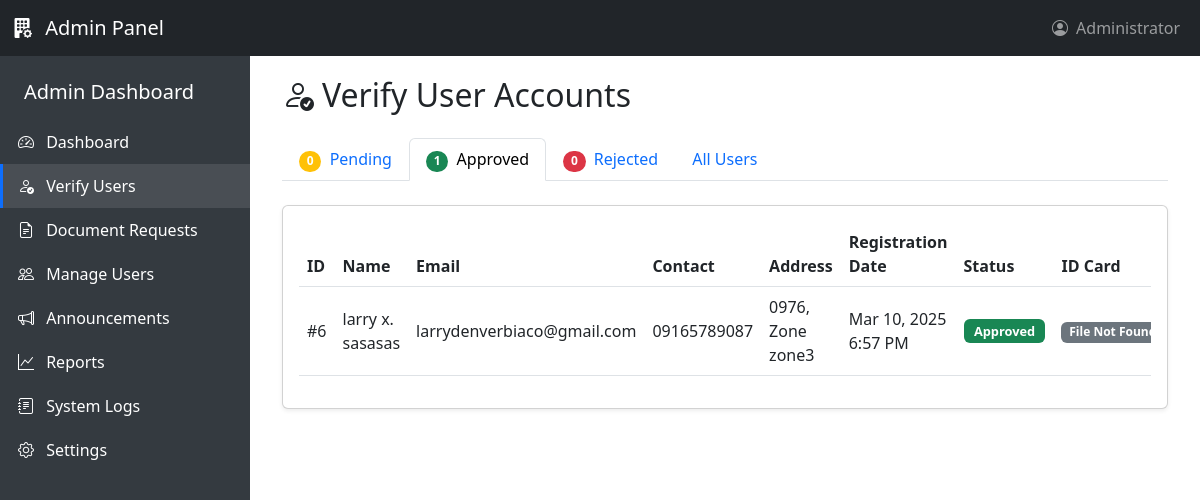
Page /Admin/view/verify-users.php?status=active on the earlier database version.
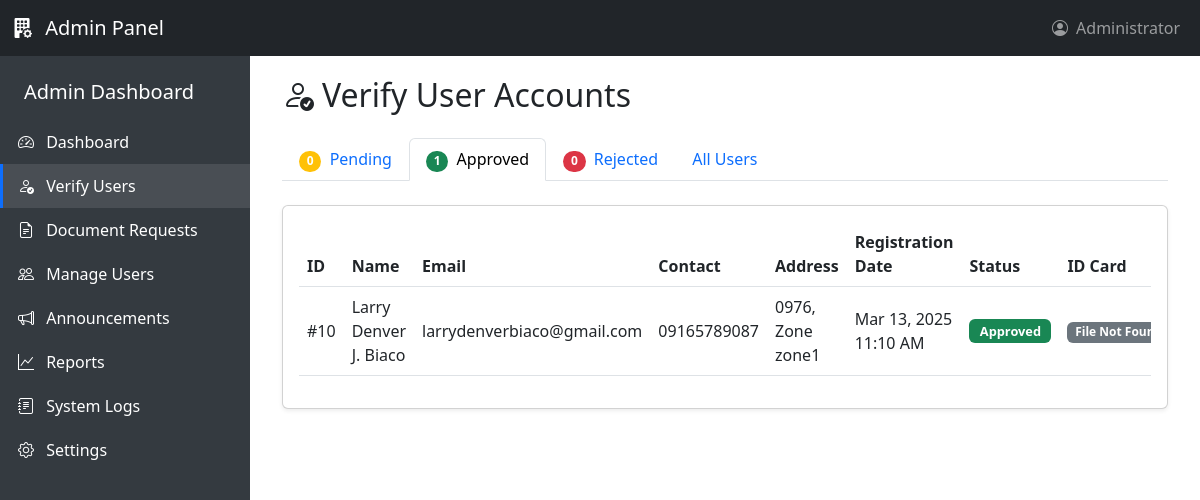
Same page on the later database version.
### tables this page shows
CREATE TABLE `users` (
  `user_id` int(11) NOT NULL,
  `email` varchar(100) NOT NULL,
  `password` varchar(255) NOT NULL,
  `first_name` varchar(50) NOT NULL,
  `middle_name` varchar(50) DEFAULT NULL,
  `last_name` varchar(50) NOT NULL,
  `birthday` date NOT NULL,
  `gender` enum('male','female','other') NOT NULL,
  `contact_number` varchar(15) NOT NULL,
  `zone` varchar(20) NOT NULL,
  `house_number` varchar(50) NOT NULL,
  `id_path` varchar(255) NOT NULL,
  `user_type` enum('resident','staff','admin') NOT NULL DEFAULT 'resident',
  `status` enum('active','inactive','pending') NOT NULL DEFAULT 'pending',
  `created_at` timestamp NOT NULL DEFAULT current_timestamp(),
  `updated_at` timestamp NOT NULL DEFAULT current_timestamp() ON UPDATE current_timestamp(),
  `profile_pic` varchar(255) DEFAULT NULL
);

### Admin/view/verify-users.php (the view, shortened to what the changed rows need)
<?php
$servername = "localhost";
$username = "root";
$password = "";
$dbname = "barangay_request_system";
$users = [];
$conn = new mysqli($servername, $username, $password, $dbname);
if ($conn->connect_error) {
    $showAlert = true;
    $alertType = "danger";
    $alertMessage = "Database connection failed: " . $conn->connect_error;
} else {
    $statusFilter = isset($_GET['status']) ? $_GET['status'] : 'pending';
    if ($statusFilter == 'all') {
        $stmt = $conn->prepare("SELECT user_id, email, first_name, middle_name, last_name,
                              contact_number, zone, house_number, id_path, status, created_at
                              FROM users WHERE user_type = 'resident' ORDER BY created_at DESC");
    } else {
        $stmt = $conn->prepare("SELECT user_id, email, first_name, middle_name, last_name,
                              contact_number, zone, house_number, id_path, status, created_at
                              FROM users WHERE user_type = 'resident' AND status = ? ORDER BY created_at DESC");
        $stmt->bind_param("s", $statusFilter);
    }
    $stmt->execute();
    $result = $stmt->get_result();
    while ($row = $result->fetch_assoc()) {
        $users[] = $row;
    }
}
?>
<!DOCTYPE html>
<html lang="en">
<head>
    <link href="https://cdnjs.cloudflare.com/ajax/libs/bootstrap/5.3.0/css/bootstrap.min.css" rel="stylesheet">
    <link rel="stylesheet" href="https://cdnjs.cloudflare.com/ajax/libs/bootstrap-icons/1.10.5/font/bootstrap-icons.min.css">
</head>
<body>
    <div class="main-content">
        <div class="container-fluid">
            <h2 class="mb-4"><i class="bi bi-person-check me-2"></i>Verify User Accounts</h2>
            <ul class="nav nav-tabs mb-4">
                <li class="nav-item">
                    <a class="nav-link <?php echo (!isset($_GET['status']) || $_GET['status'] == 'pending') ? 'active' : ''; ?>" href="?status=pending">
                        <span class="badge bg-warning rounded-pill me-1"><?php echo count(array_filter($users, function($u) { return $u['status'] == 'pending'; })); ?></span>
                        Pending
                    </a>
                </li>
                <li class="nav-item">
                    <a class="nav-link <?php echo (isset($_GET['status']) && $_GET['status'] == 'active') ? 'active' : ''; ?>" href="?status=active">
                        <span class="badge bg-success rounded-pill me-1"><?php echo count(array_filter($users, function($u) { return $u['status'] == 'active'; })); ?></span>
                        Approved
                    </a>
                </li>
                <li class="nav-item">
                    <a class="nav-link <?php echo (isset($_GET['status']) && $_GET['status'] == 'inactive') ? 'active' : ''; ?>" href="?status=inactive">
                        <span class="badge bg-danger rounded-pill me-1"><?php echo count(array_filter($users, function($u) { return $u['status'] == 'inactive'; })); ?></span>
                        Rejected
                    </a>
                </li>
            </ul>
            <div class="card shadow-sm">
                <div class="card-body">
                    <?php if (empty($users)): ?>
                        <div class="text-center py-5">
                            <i class="bi bi-inbox-fill text-secondary" style="font-size: 3rem;"></i>
                            <h5 class="mt-3">No users found</h5>
                            <p class="text-muted">There are no users with the selected status</p>
                        </div>
                    <?php else: ?>
                        <div class="table-responsive">
                            <table class="table table-hover align-middle">
                                <thead>
                                    <tr>
                                        <th>ID</th>
                                        <th>Name</th>
                                        <th>Email</th>
                                        <th>Contact</th>
                                        <th>Address</th>
                                        <th>Registration Date</th>
                                        <th>Status</th>
                                        <th>ID Card</th>
                                    </tr>
                                </thead>
                                <tbody>
                                    <?php foreach ($users as $user): ?>
                                    <tr>
                                        <td>#<?php echo $user['user_id']; ?></td>
                                        <td>
                                            <?php
                                                echo htmlspecialchars($user['first_name'] . ' ');
                                                if (!empty($user['middle_name'])) {
                                                    echo htmlspecialchars($user['middle_name'][0] . '. ');
                                                }
                                                echo htmlspecialchars($user['last_name']);
                                            ?>
                                        </td>
                                        <td><?php echo htmlspecialchars($user['email']); ?></td>
                                        <td><?php echo htmlspecialchars($user['contact_number']); ?></td>
                                        <td>
                                            <?php echo htmlspecialchars($user['house_number'] . ', Zone ' . $user['zone']); ?>
                                        </td>
                                        <td><?php echo date('M d, Y g:i A', strtotime($user['created_at'])); ?></td>
                                        <td>
                                            <?php if ($user['status'] == 'pending'): ?>
                                                <span class="badge bg-warning text-dark status-badge">Pending</span>
                                            <?php elseif ($user['status'] == 'active'): ?>
                                                <span class="badge bg-success status-badge">Approved</span>
                                            <?php elseif ($user['status'] == 'inactive'): ?>
                                                <span class="badge bg-danger status-badge">Rejected</span>
                                            <?php endif; ?>
                                        </td>
                                        <td>
                                            <?php if (file_exists('../../' . $user['id_path'])): ?>
                                                <img src="../../<?php echo $user['id_path']; ?>" alt="ID Card" class="id-image img-thumbnail"
                                                     data-bs-toggle="modal" data-bs-target="#idModal<?php echo $user['user_id']; ?>">
                                            <?php else: ?>
                                                <span class="badge bg-secondary">File Not Found</span>
                                            <?php endif; ?>
                                        </td>
                                    </tr>
                                    <?php endforeach; ?>
                                </tbody>
                            </table>
                        </div>
                    <?php endif; ?>
                </div>
            </div>
        </div>
    </div>
</body>
</html>

Differences in the rows shown:
removed users: status "0", status "1", user_id "6", first_name "larry", middle_name "x.", last_name "sasasas", email "larrydenverbiaco@gmail.com", contact_number "09165789087", house_number+zone "0976, Zone zone3", created_at "Mar 10, 2025 6:57 PM", shows "Approved", shows "File Not…"
added users: status "0", status "1", user_id "10", first_name "Larry Denver", middle_name "J.", last_name "Biaco", email "larrydenverbiaco@gmail.com", contact_number "09165789087", house_number+zone "0976, Zone zone1", created_at "Mar 13, 2025 11:10 AM", shows "Approved", shows "File Not…"
